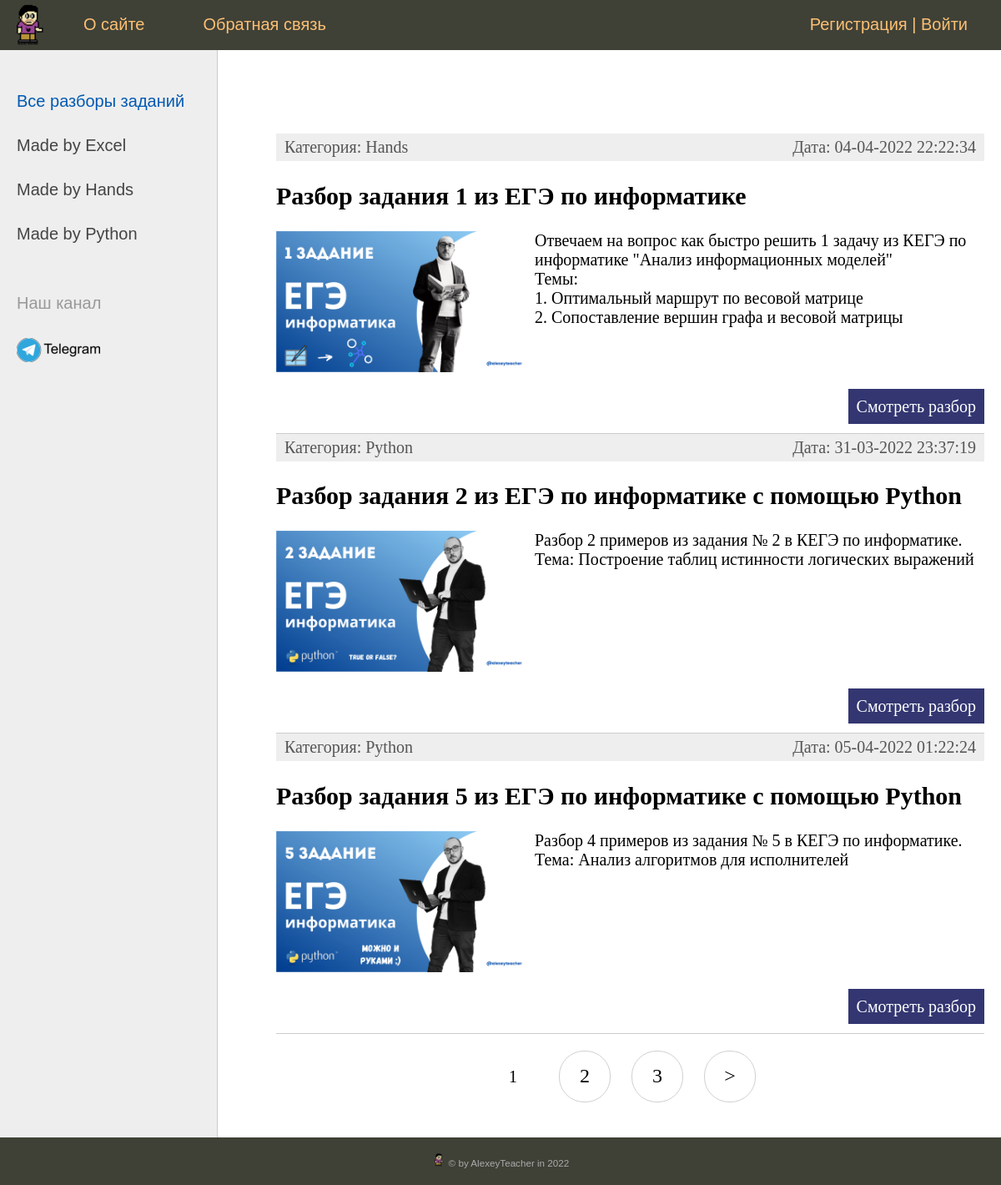
The page / on the database its author committed.
### ege_task/models.py (models this page shows, shortened)
class Category(models.Model):
    name = models.CharField(max_length=100, db_index=True, verbose_name='Способ решения')
    def __str__(self):
        return self.name
    def get_absolute_url(self):
        return reverse('category', kwargs={'cat_id': self.pk})
    class Meta:
        verbose_name = 'Способ решения'
        verbose_name_plural = "Способы решений"

class Task(models.Model):
    number_task = models.CharField(max_length=10, default=28)
    title = models.CharField(max_length=255)
    content = models.TextField(blank=True)
    preview_image = models.ImageField(upload_to="images/%Y/%m/%d")
    video_url = models.CharField(max_length=255)
    time_create = models.DateTimeField(auto_now_add=True)
    time_update = models.DateTimeField(auto_now=True)
    is_published = models.BooleanField(default=False)
    cat = models.ForeignKey(Category, on_delete=models.PROTECT, null=True)
    def get_absolute_url(self):
        return reverse('task', kwargs={'number_task': self.number_task})
    class Meta:
        verbose_name = 'Разбор задачи'
        verbose_name_plural = "Разборы задач"
        ordering = ['time_create', 'number_task']

### ege_task/views.py (the view)
# urls.py: path('', EgeTaskHome.as_view(), name='home'),
class EgeTaskHome(DataMixin, ListView):
    model = Task
    template_name = 'ege_task/index.html'
    context_object_name = 'posts'
    def get_queryset(self):
        return Task.objects.filter(is_published=True).select_related('cat')
    def get_context_data(self, *, object_list=None, **kwargs):
        context = super().get_context_data(**kwargs)
        c_def = self.get_user_context(title='Главная страница')
        context.update(c_def)
        return context

### ege_task/templatetags/ege_task_tags.py (called while the page is built)
@register.inclusion_tag('ege_task/list_categories.html')
def show_categories(sort=None, cat_selected=0):
    if not sort:
        cats = Category.objects.all()
    else:
        cats = Category.objects.order_by(sort)
    return {'cats': cats, 'cat_selected': cat_selected}

### ege_task/utils.py (called while the page is built)
    def get_user_context(self, **kwargs):
        context = kwargs
        cats = Category.objects.all()
        user_menu = menu.copy()
        if not self.request.user.is_authenticated:
            user_menu.pop(1)
        context['menu'] = user_menu
        context['cats'] = cats
        if 'cat_selected' not in context:
            context['cat_selected'] = 0
        return context

### ege_task/templates/ege_task/index.html (shortened to what this page needs)
{%extends "ege_task/base.html"%}
{% block content %}
<ul class="list-articles">
    {% for post in posts %}
    <li><div class="article-panel">
        <p class="first">Категория: {{post.cat}}</p>
        <p class="last">Дата: {{post.time_update|date:"d-m-Y H:i:s"}}</p>
    </div>
        <h2>{{ post.title }}</h2>
        {% if post.preview_image %}
            <p><a href="{{post.get_absolute_url}}"><img class="img-article-left thumb" src="{{post.preview_image.url}}"></a></p>
        {% endif %}
        <p>{{ post.content|linebreaks }}</p>
        <p class="link-read-post"><a href="{{ post.get_absolute_url }}">Смотреть разбор</a></p>
    </li>
    {% endfor %}
</ul>
{% endblock %}

### ege_task/templates/ege_task/list_categories.html
{% for cat in cats %}
    {% if cat.pk == cat_selected %}
        <li class="selected">Made by {{cat.name}}</li>
    {% else %}
        <li><a href="{{ cat.get_absolute_url }}">Made by {{cat.name}}</a></li>
    {% endif %}
{% endfor %}

### ege_task/static/ege_task/css/styles.css (style rules this page uses)
html, body { font-family: 'Arial'; margin: 0; padding: 0; height: 100%; width: 100%; color: #444; }
a { color: #0059b2; text-decoration: none; }
img { max-width: 600px; height: auto; }
img.img-article-left { max-width: 600px; height: auto; float: left; padding: 0 10px 10px 0; }
img.img-article-left.thumb { max-width: 300px; height: auto; }
p.link-read-post { text-align: right; }
p.link-read-post a { padding: 10px; min-width: 100px; background: #333671; color: #fff; text-decoration: none; }
div.article-panel { background: #eee; padding: 5px 10px 5px 10px; box-sizing: border-box; overflow: hidden; color: #555; }
div.article-panel p.first { margin: 0; float: left; }
div.article-panel p.last { margin: 0; float: right; }
ul.list-articles { list-style: none; margin: 0; padding: 0; }
ul.list-articles li { border-bottom: 1px solid #ccc; }
.left-chapters ul li { margin: 30px 0 0 0; color: #999; }
.left-chapters ul li a { color: #444; text-decoration: none; }

### rows shown on the page
Category: name "Excel"
Category: name "Hands"
Category: name "Python"
Task: cat "Hands", time_update "04-04-2022 22:22:34", title "Разбор задания 1 из ЕГЭ по информатике", preview_image (picture), content "Отвечаем на вопрос как быстро решить 1 задачу из КЕГЭ по информатике \"Анализ информационных моделей\" Темы: 1. Оптимальный маршрут по весовой матрице 2. Сопоставление вершин графа и весовой матрицы"
Task: cat "Python", time_update "31-03-2022 23:37:19", title "Разбор задания 2 из ЕГЭ по информатике с помощью Python", preview_image (picture), content "Разбор 2 примеров из задания № 2 в КЕГЭ по информатике. Тема: Построение таблиц истинности логических выражений"
Task: cat "Python", time_update "05-04-2022 01:22:24", title "Разбор задания 5 из ЕГЭ по информатике с помощью Python", preview_image (picture), content "Разбор 4 примеров из задания № 5 в КЕГЭ по информатике. Тема: Анализ алгоритмов для исполнителей"

### other values the page prints
{{ m.title }} "О сайте" "Обратная связь"
{{ p }} "1"
{{ p }} "2" "3"
